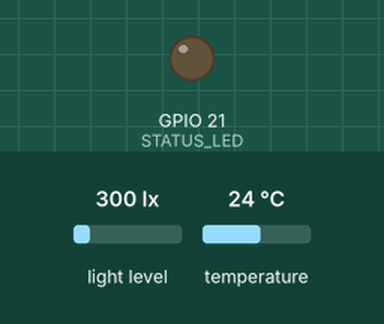
Recording of a program running on a simulated Seeed XIAO ESP32-C3. Parts: output pins drawn as LEDs (lit = HIGH). The inputs (shaded band) are chosen by the test bench; at power-on: light level 300 lx, temperature 24 °C. I2S audio is not simulated (input reads silence); nothing arrives over Bluetooth unless stated; what the program prints to the serial monitor is not drawn.

Above: at 5.8 s.
At 8.37 s:
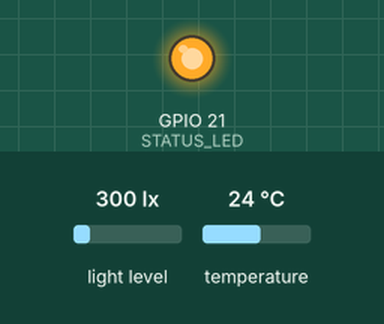
Timing chart, 0 to 9.0 s (numbered marks = the images above):
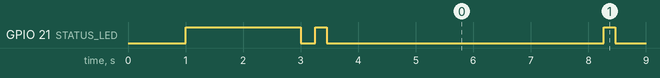

Measured:
- by itself, GPIO 21 (STATUS_LED): goes LOW 0.25 s, 4 × (HIGH 0.20 s, LOW 4.8 s), HIGH 0.20 s, LOW 0.01 s, then HIGH

The program:

main.cpp
```cpp
#include <Arduino.h>
#include <Wire.h>
#include <math.h>
#include <Adafruit_VEML7700.h>
#include <Adafruit_BMP280.h>
#include <driver/i2s.h>
#include <BLEDevice.h>
#include <BLEAdvertising.h>

// ─── Pin definitions ──────────────────────────────────────────────────────────
#define STATUS_LED  D6
#define I2S_BCLK    D0
#define I2S_LRCK    D1
#define I2S_DOUT    D2

// ─── Demo config ──────────────────────────────────────────────────────────────
#define NUM_READINGS   5
#define READING_DELAY  5000   // ms between readings

// ─── BLE config ───────────────────────────────────────────────────────────────
#define SLEEP_SERVICE_UUID  "12345678-1234-1234-1234-123456789012"

// ─── Sensor objects ───────────────────────────────────────────────────────────
Adafruit_VEML7700 veml;
Adafruit_BMP280   bmp;
bool vemlOK = false;
bool bmpOK  = false;

// ─── I2S setup for SPH0645 ────────────────────────────────────────────────────
void setupI2S() {
  i2s_config_t cfg = {
    .mode               = (i2s_mode_t)(I2S_MODE_MASTER | I2S_MODE_RX),
    .sample_rate        = 16000,
    .bits_per_sample    = I2S_BITS_PER_SAMPLE_32BIT,
    .channel_format     = I2S_CHANNEL_FMT_ONLY_LEFT,
    .communication_format = I2S_COMM_FORMAT_STAND_I2S,
    .intr_alloc_flags   = ESP_INTR_FLAG_LEVEL1,
    .dma_buf_count      = 4,
    .dma_buf_len        = 256,
    .use_apll           = false,
    .tx_desc_auto_clear = false,
    .fixed_mclk         = 0
  };
  i2s_pin_config_t pins = {
    .bck_io_num    = D0,
    .ws_io_num     = D1,
    .data_out_num  = I2S_PIN_NO_CHANGE,
    .data_in_num   = D2
  };
  i2s_driver_install(I2S_NUM_0, &cfg, 0, NULL);
  i2s_set_pin(I2S_NUM_0, &pins);
}

int noiseFloor = 0;   // measured at startup

void calibrateNoiseFloor() {
  Serial.println("[Mic] Calibrating noise floor...");
  // Discard first few frames to let mic stabilize
  int32_t discard[256];
  size_t dummy;
  for (int i = 0; i < 5; i++) {
    i2s_read(I2S_NUM_0, discard, sizeof(discard), &dummy, 100);
  }
  // Measure baseline over 3 readings
  long sum = 0;
  for (int r = 0; r < 3; r++) {
    int32_t samples[256];
    size_t bytes_read;
    i2s_read(I2S_NUM_0, samples, sizeof(samples), &bytes_read, 100);
    int count = bytes_read / sizeof(int32_t);
    double sumSq = 0;
    for (int i = 0; i < count; i++) {
      double val = (double)(samples[i] >> 14);
      sumSq += val * val;
    }
    sum += (int)sqrt(sumSq / count);
  }
  noiseFloor = sum / 3;
  Serial.printf("[Mic] Noise floor = %d\n", noiseFloor);
}

int readMicLevel() {
  int32_t samples[256];
  size_t  bytes_read;
  i2s_read(I2S_NUM_0, samples, sizeof(samples), &bytes_read, 100);

  int count = bytes_read / sizeof(int32_t);
  if (count == 0) return 0;

  double sumSquares = 0;
  for (int i = 0; i < count; i++) {
    double val = (double)(samples[i] >> 14);
    sumSquares += val * val;
  }
  int rms = (int)sqrt(sumSquares / count);

  // Subtract noise floor, clamp to 0
  return max(0, rms - noiseFloor);
}

// ─── Threshold Classifier ────────────────────────────────────────────────────

typedef enum { LVL_POOR = 0, LVL_OK = 1, LVL_GOOD = 2 } SensorLevel;

SensorLevel classifyLight(float lux) {
  if (lux < 5.0f)  return LVL_GOOD;
  if (lux < 20.0f) return LVL_OK;
  return LVL_POOR;
}

SensorLevel classifySound(float peak) {
  if (peak < 500)  return LVL_GOOD;   // quiet after noise floor removed
  if (peak < 2000) return LVL_OK;     // moderate
  return LVL_POOR;                     // loud
}

SensorLevel classifyTemp(float temp) {
  if (temp >= 18.0f && temp <= 22.0f) return LVL_GOOD;
  if (temp >= 15.0f && temp <= 25.0f) return LVL_OK;
  return LVL_POOR;
}

const char* levelName(SensorLevel l) {
  if (l == LVL_GOOD) return "GOOD";
  if (l == LVL_OK)   return "OK";
  return "POOR";
}

// Convert classified levels → final score (0–100)
// Weights: Light 40%, Sound 40%, Temperature 20%
int calcScore(float avgLux, float avgSound, float avgTemp) {
  SensorLevel lightLevel = classifyLight(avgLux);
  SensorLevel soundLevel = classifySound(avgSound);
  SensorLevel tempLevel  = classifyTemp(avgTemp);

  Serial.printf("  Light class:  %s\n", levelName(lightLevel));
  Serial.printf("  Sound class:  %s\n", levelName(soundLevel));
  Serial.printf("  Temp  class:  %s\n", levelName(tempLevel));

  // Each level maps to a score fraction: POOR=0, OK=0.5, GOOD=1.0
  float lightScore = (lightLevel / 2.0f) * 40.0f;
  float soundScore = (soundLevel / 2.0f) * 40.0f;
  float tempScore  = (tempLevel  / 2.0f) * 20.0f;

  int total = (int)(lightScore + soundScore + tempScore);
  return constrain(total, 0, 100);
}

// ─── BLE broadcast ────────────────────────────────────────────────────────────

void broadcastScore(uint8_t score, float lux, float snd, float temp) {
  BLEDevice::init("SleepSensor");

  // Keep payload short to fit BLE 31-byte advertisement limit.
  // Format: "score,lux,snd,temp" with reduced precision
  // e.g. "46,17,139,20" (sound divided by 100, reconstructed on display)
  char payload[24];
  snprintf(payload, sizeof(payload), "%d,%d,%d,%d",
           (int)score,
           (int)lux,
           (int)(snd / 100),   // divide by 100 to keep short; display multiplies back
           (int)temp);

  std::string mfr;
  mfr += (char)0xFF;
  mfr += (char)0xFF;
  mfr += std::string(payload);

  BLEAdvertisementData advData;
  advData.setName("SlpSns");   // shorter name saves bytes
  advData.setManufacturerData(mfr);

  BLEAdvertising* adv = BLEDevice::getAdvertising();
  adv->setAdvertisementData(advData);
  adv->start();

  Serial.printf("\n>>> BLE broadcasting payload: [%s]\n", payload);
}

// ─── setup / loop ─────────────────────────────────────────────────────────────
void setup() {
  Serial.begin(115200);
  delay(1000);
  Serial.println("=== Sensor Unit (Demo Mode) ===");

  // Status LED on during init
  pinMode(STATUS_LED, OUTPUT);
  digitalWrite(STATUS_LED, HIGH);
  delay(2000);
  digitalWrite(STATUS_LED, LOW);

  Wire.begin(D4, D5);
  delay(100);

  if (!veml.begin(&Wire)) {
    Serial.println("[WARN] VEML7700 not found");
  } else {
    Serial.println("[OK]  VEML7700 ready");
    vemlOK = true;
  }

  if (!bmp.begin(0x76)) {
    Serial.println("[WARN] BMP280 not found");
  } else {
    Serial.println("[OK]  BMP280 ready");
    bmpOK = true;
    bmp.setSampling(Adafruit_BMP280::MODE_NORMAL,
                    Adafruit_BMP280::SAMPLING_X2,
                    Adafruit_BMP280::SAMPLING_X16,
                    Adafruit_BMP280::FILTER_X16,
                    Adafruit_BMP280::STANDBY_MS_500);
  }

  setupI2S();
  calibrateNoiseFloor();
  Serial.println("[OK]  SPH0645 ready");
  Serial.printf("\nStarting %d readings, %d s apart...\n\n", NUM_READINGS, READING_DELAY / 1000);
}

bool done = false;

void loop() {
  if (done) {
    delay(1000);
    return;
  }

  float sumLux   = 0;
  float sumSound = 0;
  float sumTemp  = 0;
  int   validLux = 0, validTemp = 0, validSound = 0;

  for (int r = 0; r < NUM_READINGS; r++) {
    Serial.printf("--- Reading %d/%d ---\n", r + 1, NUM_READINGS);

    // Light
    float lux = 0;
    if (vemlOK) {
      lux = veml.readLux();
      sumLux += lux;
      validLux++;
    }
    Serial.printf("  Light:  %.2f lux\n", lux);

    // Temperature
    float temp = 20.0f;
    if (bmpOK) {
      temp = bmp.readTemperature();
      sumTemp += temp;
      validTemp++;
    }
    Serial.printf("  Temp:   %.2f C\n", temp);

    // Sound — skip first reading (mic not yet stable)
    int snd = readMicLevel();
    Serial.printf("  Sound:  %d\n", snd);
    if (r > 0) {
      sumSound += snd;
      validSound++;
    } else {
      Serial.println("  (first sound reading discarded — mic warmup)");
    }

    // Blink LED each reading
    digitalWrite(STATUS_LED, HIGH);
    delay(200);
    digitalWrite(STATUS_LED, LOW);

    if (r < NUM_READINGS - 1) delay(READING_DELAY - 200);
  }

  // Averages
  float avgLux   = validLux   ? sumLux   / validLux   : 0;
  float avgTemp  = validTemp  ? sumTemp  / validTemp  : 20.0f;
  float avgSound = validSound ? sumSound / validSound : 0;

  uint8_t score = (uint8_t)calcScore(avgLux, avgSound, avgTemp);

  Serial.println("\n=== Results ===");
  Serial.printf("  Avg lux:   %.2f\n", avgLux);
  Serial.printf("  Avg sound: %.1f\n", avgSound);
  Serial.printf("  Avg temp:  %.2f C\n", avgTemp);
  Serial.printf("  SCORE:     %d / 100\n", score);

  // Broadcast via BLE
  broadcastScore(score, avgLux, avgSound, avgTemp);

  // Keep LED solid to indicate done
  digitalWrite(STATUS_LED, HIGH);
  done = true;
  Serial.println("\nBLE broadcasting. Done.");
}
```
